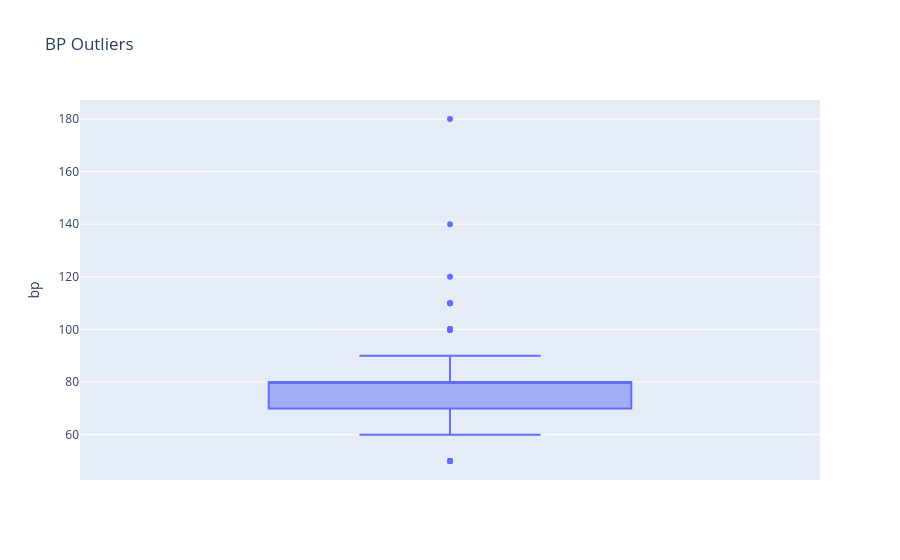
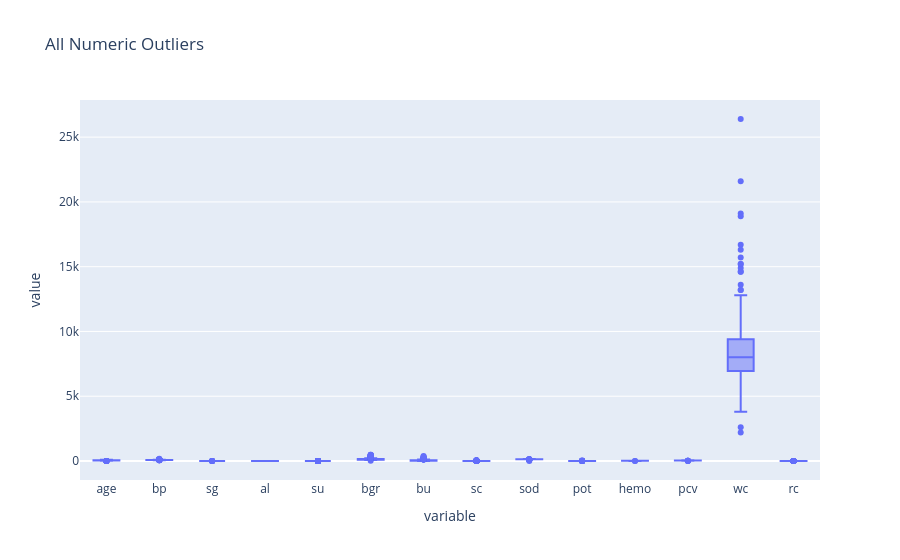

Notebook cell for these charts, in order:
### Code cell
import plotly.express as px

# Box plot — shows outlier dots automatically
fig = px.box(df, y="bp", points="outliers", title="BP Outliers")
fig.show()

# For all numeric columns
import polars.selectors as cs
num_cols = df.select(cs.numeric()).columns

fig = px.box(df.to_pandas()[num_cols], title="All Numeric Outliers")
fig.show()

### Figure 1 — Plotly figure (JSON) as saved in the notebook; plotly's stock layout.template omitted (floating-point values rounded to 4 significant figures; data arrays with more than 128 entries replaced by an {"elided": "..."} marker saying what was removed)
{"data": [{"alignmentgroup": "True", "boxpoints": "outliers", "hovertemplate": "bp=%{y}<extra></extra>", "legendgroup": "", "marker": {"color": "#636efa"}, "name": "", "notched": false, "offsetgroup": "", "orientation": "v", "showlegend": false, "type": "box", "x0": " ", "xaxis": "x", "y": {"elided": "400 float values"}, "y0": " ", "yaxis": "y"}], "layout": {"boxmode": "group", "legend": {"tracegroupgap": 0}, "title": {"text": "BP Outliers"}, "xaxis": {"anchor": "y", "domain": [0, 1]}, "yaxis": {"anchor": "x", "domain": [0, 1], "title": {"text": "bp"}}}}

### Figure 2 — Plotly figure (JSON) as saved in the notebook; plotly's stock layout.template omitted (floating-point values rounded to 4 significant figures; data arrays with more than 128 entries replaced by an {"elided": "..."} marker saying what was removed)
{"data": [{"alignmentgroup": "True", "hovertemplate": "variable=%{x}<br>value=%{y}<extra></extra>", "legendgroup": "", "marker": {"color": "#636efa"}, "name": "", "notched": false, "offsetgroup": "", "orientation": "v", "showlegend": false, "type": "box", "x": {"elided": "5600 str values"}, "x0": " ", "xaxis": "x", "y": {"elided": "5600 float values"}, "y0": " ", "yaxis": "y"}], "layout": {"boxmode": "group", "legend": {"tracegroupgap": 0}, "title": {"text": "All Numeric Outliers"}, "xaxis": {"anchor": "y", "domain": [0, 1], "title": {"text": "variable"}}, "yaxis": {"anchor": "x", "domain": [0, 1], "title": {"text": "value"}}}}
